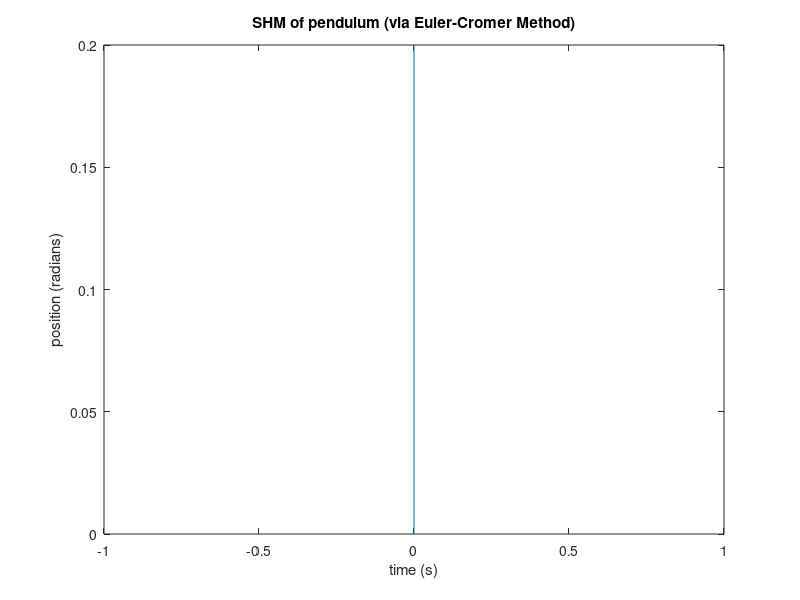

Source code (MATLAB):
%%%%%%%%%%%%%%%%%%%%%%%%%%%%%%%%%%%%%%%%%%%%%%%%%%%%%%%%%%%%%%
%Euler-Cromer method for a pendulum
%%%%%%%%%%%%%%%%%%%%%%%%%%%%%%%%%%%%%%%%%%%%%%%%%%%%%%%%%%%%%%

%Set up variables
g = 9.8;      % Grav. acceleration, m/s^2
l = 1;        % Length of pendulum, m
theta0 = 0.2; % Initial angle, radians

n = 1000;     % Number of points (calculations) 
dt = 0.01;     % step size, s

%Initialize calculated arrays
ang_f = zeros(1,n); % angular frequency
theta = zeros(1,n); % angular position
theta(1) = theta0;  % insert initial angle
time = zeros(1,n);  % time

%%%%%%%%%%%%%%%%%%%%%%%%%%%%%%%%%%%%%%%%%%%%%%%%%%%%%%%%%%%%%%
%Do the calculation here!









%%%%%%%%%%%%%%%%%%%%%%%%%%%%%%%%%%%%%%%%%%%%%%%%%%%%%%%%%%%%%%

%plot theta (angular position) over time
figure
plot(time,theta)
title('SHM of pendulum (via Euler-Cromer Method)')
ylabel('position (radians)');
xlabel('time (s)');

